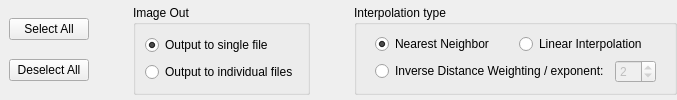
    <widget class="QFrame" name="frame_5">
     <property name="frameShape">
      <enum>QFrame::NoFrame</enum>
     </property>
     <property name="frameShadow">
      <enum>QFrame::Plain</enum>
     </property>
     <layout class="QGridLayout" name="gridLayout_8">
      <property name="leftMargin">
       <number>0</number>
      </property>
      <property name="topMargin">
       <number>0</number>
      </property>
      <property name="rightMargin">
       <number>0</number>
      </property>
      <property name="bottomMargin">
       <number>0</number>
      </property>
      <item row="0" column="5">
       <spacer name="horizontalSpacer_5">
        <property name="orientation">
         <enum>Qt::Horizontal</enum>
        </property>
        <property name="sizeType">
         <enum>QSizePolicy::Maximum</enum>
        </property>
        <property name="sizeHint" stdset="0">
         <size>
          <width>20</width>
          <height>20</height>
         </size>
        </property>
       </spacer>
      </item>
      <item row="0" column="3">
       <spacer name="horizontalSpacer_4">
        <property name="orientation">
         <enum>Qt::Horizontal</enum>
        </property>
        <property name="sizeType">
         <enum>QSizePolicy::Maximum</enum>
        </property>
        <property name="sizeHint" stdset="0">
         <size>
          <width>20</width>
          <height>20</height>
         </size>
        </property>
       </spacer>
      </item>
      <item row="0" column="2" rowspan="2">
       <widget class="QFrame" name="frame_6">
        <property name="frameShape">
         <enum>QFrame::NoFrame</enum>
        </property>
        <property name="frameShadow">
         <enum>QFrame::Plain</enum>
        </property>
        <layout class="QVBoxLayout" name="verticalLayout_2">
         <property name="leftMargin">
          <number>9</number>
         </property>
         <property name="topMargin">
          <number>5</number>
         </property>
         <property name="bottomMargin">
          <number>5</number>
         </property>
         <item>
          <widget class="QPushButton" name="cmdSelectAll">
           <property name="whatsThis">
            <string>Select all indices for calculation</string>
           </property>
           <property name="text">
            <string>Select All</string>
           </property>
           <property name="shortcut">
            <string>Ctrl+A</string>
           </property>
          </widget>
         </item>
         <item>
          <widget class="QPushButton" name="cmdDeselectAll">
           <property name="whatsThis">
            <string>Select all indices for calculation</string>
           </property>
           <property name="text">
            <string notr="true">Deselect All</string>
           </property>
           <property name="shortcut">
            <string>Ctrl+Del</string>
           </property>
          </widget>
         </item>
        </layout>
       </widget>
      </item>
      <item row="0" column="4" rowspan="2">
       <widget class="QFrame" name="frame_4">
        <property name="frameShape">
         <enum>QFrame::NoFrame</enum>
        </property>
        <property name="frameShadow">
         <enum>QFrame::Plain</enum>
        </property>
        <layout class="QVBoxLayout" name="verticalLayout">
         <property name="topMargin">
          <number>5</number>
         </property>
         <property name="bottomMargin">
          <number>5</number>
         </property>
         <item>
          <widget class="QGroupBox" name="groupBox_2">
           <property name="title">
            <string>Image Out</string>
           </property>
           <layout class="QVBoxLayout" name="verticalLayout_3">
            <item>
             <widget class="QRadioButton" name="radSingle">
              <property name="whatsThis">
               <string>All indices are stored as individual bands into one single output file</string>
              </property>
              <property name="text">
               <string>Output to single file</string>
              </property>
              <property name="checked">
               <bool>true</bool>
              </property>
             </widget>
            </item>
            <item>
             <widget class="QRadioButton" name="radIndiv">
              <property name="whatsThis">
               <string>All indices are stored as separate output files</string>
              </property>
              <property name="text">
               <string>Output to individual files</string>
              </property>
             </widget>
            </item>
           </layout>
          </widget>
         </item>
        </layout>
       </widget>
      </item>
      <item row="0" column="6" rowspan="2" colspan="2">
       <widget class="QFrame" name="frame_8">
        <property name="frameShape">
         <enum>QFrame::NoFrame</enum>
        </property>
        <property name="frameShadow">
         <enum>QFrame::Plain</enum>
        </property>
        <layout class="QGridLayout" name="gridLayout_11">
         <property name="topMargin">
          <number>5</number>
         </property>
         <property name="rightMargin">
          <number>0</number>
         </property>
         <property name="bottomMargin">
          <number>5</number>
         </property>
         <item row="0" column="0">
          <widget class="QGroupBox" name="groupBox">
           <property name="title">
            <string>Interpolation type</string>
           </property>
           <layout class="QGridLayout" name="gridLayout_10">
            <item row="0" column="0">
             <widget class="QFrame" name="frame_2">
              <property name="frameShape">
               <enum>QFrame::NoFrame</enum>
              </property>
              <property name="frameShadow">
               <enum>QFrame::Plain</enum>
              </property>
              <layout class="QHBoxLayout" name="horizontalLayout">
               <property name="topMargin">
                <number>0</number>
               </property>
               <property name="bottomMargin">
                <number>0</number>
               </property>
               <item>
                <widget class="QRadioButton" name="radNN">
                 <property name="whatsThis">
                  <string>If requested wavelength for an index is not supplied by the sensor, pick the nearest one instead</string>
                 </property>
                 <property name="text">
                  <string>Nearest Neighbor</string>
                 </property>
                 <property name="checked">
                  <bool>true</bool>
                 </property>
                 <attribute name="buttonGroup">
                  <string notr="true">buttonGroup</string>
                 </attribute>
                </widget>
               </item>
               <item>
                <widget class="QRadioButton" name="radLinear">
                 <property name="whatsThis">
                  <string>If requested wavelength for an index is not supplied by the sensor, interpolate linearly instead</string>
                 </property>
                 <property name="text">
                  <string>Linear Interpolation</string>
                 </property>
                 <attribute name="buttonGroup">
                  <string notr="true">buttonGroup</string>
                 </attribute>
                </widget>
               </item>
              </layout>
             </widget>
            </item>
            <item row="1" column="0">
             <widget class="QFrame" name="frame_7">
              <property name="frameShape">
               <enum>QFrame::NoFrame</enum>
              </property>
              <property name="frameShadow">
               <enum>QFrame::Plain</enum>
              </property>
              <layout class="QHBoxLayout" name="horizontalLayout_2">
               <property name="topMargin">
                <number>0</number>
               </property>
               <property name="bottomMargin">
                <number>0</number>
               </property>
               <item>
                <widget class="QRadioButton" name="radIDW">
                 <property name="whatsThis">
                  <string>If requested wavelength for an index is not supplied by the sensor, perform inverse distance weighting between two neighbors</string>
                 </property>
                 <property name="text">
                  <string>Inverse Distance Weighting / exponent:</string>
                 </property>
                 <attribute name="buttonGroup">
                  <string notr="true">buttonGroup</string>
                 </attribute>
                </widget>
               </item>
               <item>
                <widget class="QSpinBox" name="spinIDW_exp">
                 <property name="enabled">
                  <bool>false</bool>
                 </property>
                 <property name="whatsThis">
                  <string>Choose the exponent for the IDW-interpolation. &quot;1&quot; equals a linear interpolation.</string>
                 </property>
                 <property name="minimum">
                  <number>1</number>
                 </property>
                 <property name="maximum">
                  <number>50</number>
                 </property>
                 <property name="value">
                  <number>2</number>
                 </property>
                </widget>
               </item>
              </layout>
             </widget>
            </item>
           </layout>
          </widget>
         </item>
        </layout>
       </widget>
      </item>
     </layout>
    </widget>
